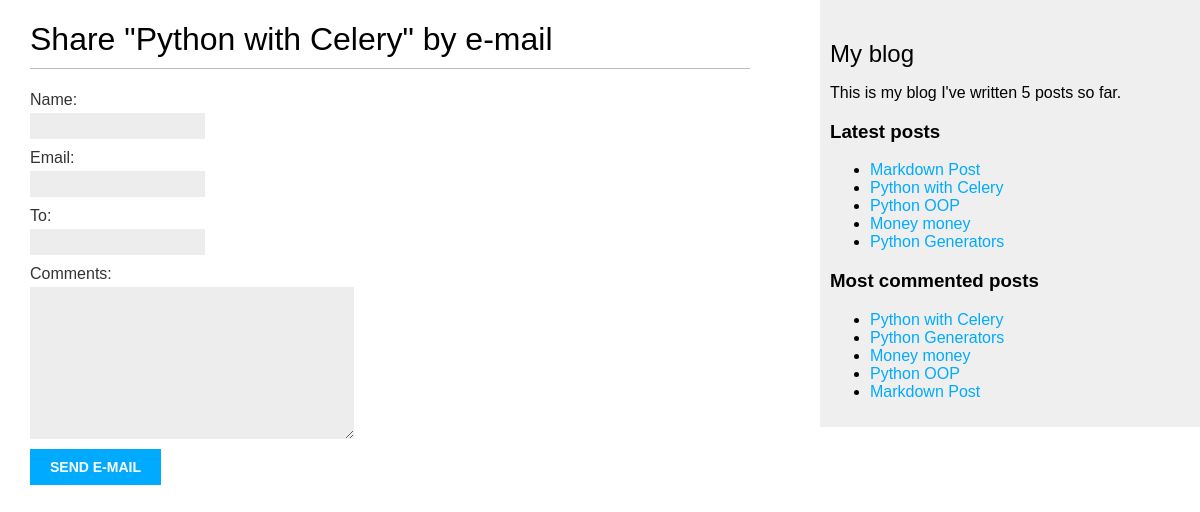
Screenshot of /4/share/ with the database file from the repository.
### main/models.py (models this page shows, shortened)
class Post(models.Model):
    class PublishedManager(models.Manager):
        def get_queryset(self):
            return super().get_queryset().filter(status=Post.Status.PUBLISHED)
    class Status(models.TextChoices):
        DRAFT = "DF", "Draft"
        PUBLISHED = "PB", "Published"
    title = models.CharField(max_length=250)
    slug = models.SlugField(max_length=250, unique_for_date="publish")
    author = models.ForeignKey(
        User, on_delete=models.CASCADE, related_name="blog_posts"
    )
    body = models.TextField()
    publish = models.DateTimeField(default=timezone.now)
    created = models.DateTimeField(auto_now_add=True)
    updated = models.DateTimeField(auto_now=True)
    status = models.CharField(
        max_length=2, choices=Status.choices, default=Status.DRAFT
    )
    objects = models.Manager()
    published = PublishedManager()
    class Meta:
        ordering = ["-publish"]
        indexes = [
            models.Index(fields=["-publish"]),
        ]
    def get_absolute_url(self):
        return reverse('main:post_detail', args=[self.publish.year,
                                                  self.publish.month,
                                                  self.publish.day,
                                                  self.slug])
    tags = TaggableManager()

### main/views.py (the view)
# urls.py: path('<int:post_id>/share/', views.post_share, name="post_share"),
def post_share(request, post_id):
    post = get_object_or_404(Post, id=post_id, status=Post.Status.PUBLISHED)
    sent = False
    if request.method == 'POST':
        form = EmailPostForm(request.POST)
        if form.is_valid():
            cd = form.cleaned_data
            post_url = request.build_absolute_uri(post.get_absolute_url())
            subject = f"{cd['name']} recommends you read {post.title}"
            message = f"Read {post.title} at {post_url}\n\n" \
                      f"{cd['name']}\'s comments: {cd['comments']}"
            send_mail(subject, message, 'vladsolomennikov@mail.ru', [cd['to']])
            sent = True
    else:
        form = EmailPostForm()
    return render(request, 'post/share.html', {'post': post, 'form': form, 'sent': sent})

### main/forms.py
class EmailPostForm(forms.Form):
    name = forms.CharField(max_length=25)
    email = forms.EmailField()
    to = forms.EmailField()
    comments = forms.CharField(required=False, widget=forms.Textarea)

### main/templatetags/blog_tags.py (called while the page is built)
@register.simple_tag
def total_posts():
    return Post.published.count()

@register.inclusion_tag("post/latest_posts.html")
def show_latest_posts(count=5):
    latest_posts = Post.published.order_by("-publish")[:count]
    return {"latest_posts": latest_posts}

@register.simple_tag
def get_most_commented_posts(count=5):
    return Post.published.annotate(
        total_comments=Count("comments")
    ).order_by('-total_comments')[:count]

### main/templates/post/share.html (shortened to what this page needs)
{% extends 'base.html' %}
{% block content %}
  {% if sent %}
    <h1>E-mail successfully sent</h1>
    <p>"{{ post.title }}" was successfully sent to {{ form.cleaned_data.to }}.</p>
  {% else %}
    <h1>Share "{{ post.title }}" by e-mail</h1>
    <form method="post">
      {{ form.as_p }}
      <input type="submit" value="Send e-mail" />
    </form>
  {% endif %}
{% endblock %}

### main/templates/base.html (shortened to what this page needs)
{% load blog_tags %}
{% load static %}
<!DOCTYPE html>
<html>
  <head>
    <link rel="stylesheet" href="{% static 'css/main.css' %}" />
  </head>
  <body>
    <div id="content">
      {% block content %}
      {% endblock %}
    </div>
    <div id="sidebar">
        <h2>My blog</h2>
        <p>
          This is my blog
          I've written {% total_posts %} posts so far.
        </p>
        <h3>Latest posts</h3>
        {% show_latest_posts %}
        <h3>Most commented posts</h3>
        {% get_most_commented_posts as most_commented_posts %}
        <ul>
          {% for post in most_commented_posts %}
          <li>
            <a href="{{ post.get_absolute_url }}">{{ post.title }}</a>
          </li>
          {% endfor %}
        </ul>
    </div>
  </body>
</html>

### main/templates/post/latest_posts.html
<ul>
    {% for post in latest_posts %}
    <li>
        <a href="{{ post.get_absolute_url }}">{{ post.title }}</a>
    </li>
    {% endfor %}
</ul>

### main/static/css/main.css (style rules this page uses)
body { margin: 0; padding: 0; font-family: helvetica, sans-serif; }
a { color: #00abff; text-decoration: none; }
h1 { font-weight: normal; border-bottom: 1px solid #bbb; padding: 0 0 10px 0; }
h2 { font-weight: normal; margin: 30px 0 0; }
#content { float: left; width: 60%; padding: 0 0 0 30px; }
#sidebar { float: right; width: 30%; padding: 10px; background: #efefef; height: 100%; }
label { float: left; clear: both; color: #333; margin-bottom: 4px; }
input, textarea { clear: both; float: left; margin: 0 0 10px; background: #ededed; border: 0; padding: 6px 10px; font-size: 12px; }
input[type=submit] { font-weight: bold; background: #00abff; color: #fff; padding: 10px 20px; font-size: 14px; text-transform: uppercase; }

### rows the page displays
Post: title "Python with Celery"
Post: title "Markdown Post"
Post: title "Python OOP"
Post: title "Money money"
Post: title "Python Generators"
